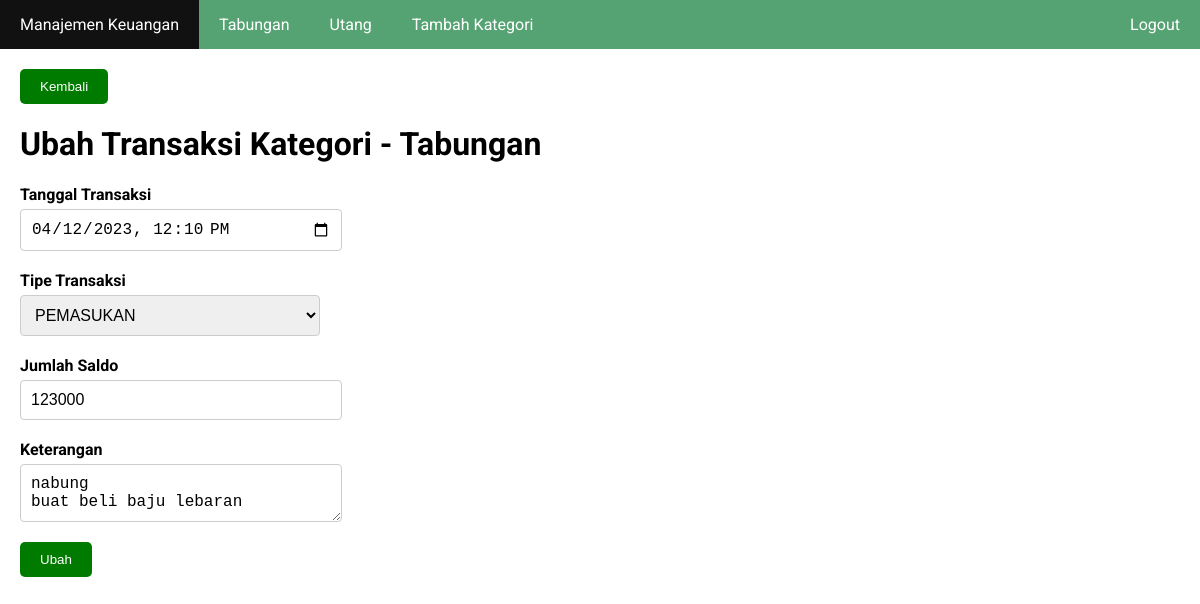
The page /ubah_transaksi.php?id_kategori=3&id_transaksi=4 (signed in) on the database its author committed.
### tables this page shows
CREATE TABLE `kategori` (
  `id_kategori` int(11) NOT NULL,
  `kategori` varchar(100) NOT NULL,
  `id_user` int(11) NOT NULL
);

CREATE TABLE `transaksi` (
  `id_transaksi` int(11) NOT NULL,
  `tanggal_transaksi` datetime NOT NULL,
  `tipe_transaksi` enum('PEMASUKAN','PENGELUARAN') NOT NULL,
  `saldo` int(11) NOT NULL,
  `keterangan` text DEFAULT NULL,
  `id_kategori` int(11) NOT NULL,
  `id_user` int(11) NOT NULL
);

### ubah_transaksi.php (the view, shortened to what this page needs)
<?php
require_once 'koneksi.php';
$id_user = $_SESSION['id_user'];
$id_kategori = $_GET['id_kategori'];
$kategori = mysqli_query($koneksi, "SELECT * FROM kategori WHERE id_user = '$id_user'");
$data_kategori = mysqli_fetch_assoc(mysqli_query($koneksi, "SELECT * FROM kategori WHERE id_user = '$id_user' AND id_kategori = '$id_kategori'"));
$id_transaksi = $_GET['id_transaksi'];
$data_transaksi = mysqli_fetch_assoc(mysqli_query($koneksi, "SELECT * FROM transaksi WHERE id_user = '$id_user' AND id_transaksi = '$id_transaksi'"));
?>
<!DOCTYPE html>
<html>
<head>
  <?php include_once 'include_head.php'; ?>
</head>
<body>
	<?php include_once 'include_nav.php'; ?>
	<div class="container">
		<button type="button" onclick="return window.history.back()" class="button">Kembali</button>
		<h1>Ubah Transaksi Kategori - <?= $data_kategori['kategori']; ?></h1>
		<form method="post">
			<div class="form-group">
				<label for="tanggal_transaksi" class="form-label">Tanggal Transaksi</label>
				<input type="datetime-local" name="tanggal_transaksi" id="tanggal_transaksi" class="form-input" required value="<?= $data_transaksi['tanggal_transaksi']; ?>">
			</div>
			<div class="form-group">
				<label for="tipe_transaksi" class="form-label">Tipe Transaksi</label>
				<select name="tipe_transaksi" id="tipe_transaksi" class="form-input">
					<option value="<?= $data_transaksi['tipe_transaksi']; ?>"><?= $data_transaksi['tipe_transaksi']; ?></option>
				</select>
			</div>
			<div class="form-group">
				<label for="saldo" class="form-label">Jumlah Saldo</label>
				<input type="number" name="saldo" id="saldo" class="form-input" required min="0" value="<?= $data_transaksi['saldo']; ?>">
			</div>
			<div class="form-group">
				<label for="keterangan" class="form-label">Keterangan</label>
				<textarea name="keterangan" id="keterangan" class="form-input" placeholder="(Opsional)"><?= strip_tags($data_transaksi['keterangan']); ?></textarea>
			</div>
			<div class="form-group">
				<button type="submit" name="btnUbah" class="button">Ubah</button>
			</div>
		</form>
	</div>
</body>
</html>

### include_nav.php
<nav>
  <ul>
    <li><a href="index.php">Manajemen Keuangan</a></li>
    <?php foreach ($kategori as $dk): ?>
    	<li><a href="kategori.php?id_kategori=<?= $dk['id_kategori']; ?>"><?= $dk['kategori']; ?></a></li>
    <?php endforeach ?>
    <li><a href="tambah_kategori.php">Tambah Kategori</a></li>
    <li class="right"><a href="logout.php">Logout</a></li>
  </ul>
</nav>

### style.css (style rules this page uses)
body { font-family: 'Roboto', sans-serif; padding: 0; margin: 0; }
.button { background-color: #007B00; border: 0px; border-radius: 5px; padding: 10px 20px; color: white; text-decoration: none; }
nav { background-color: #55A372; overflow: hidden; }
nav ul { margin: 0; padding: 0; list-style: none; }
nav li { float: left; }
nav li a { display: block; color: white; text-align: center; padding: 15px 20px; text-decoration: none; }
nav li.right { float: right; }
.container { max-width: 1200px; margin: 0 auto; padding: 20px; }
.form-group { margin-bottom: 20px; }
.form-label { display: block; margin-bottom: 5px; font-weight: bold; }
.form-input { display: block; width: 300px; padding: 10px; border: 1px solid #ccc; border-radius: 4px; font-size: 16px; }

### rows shown on the page
kategori: kategori "Tabungan"
kategori: kategori "Utang"
transaksi: tanggal_transaksi "04/12/2023 12:10", tipe_transaksi "PEMASUKAN", saldo "123000", keterangan "nabung buat beli baju lebaran"
